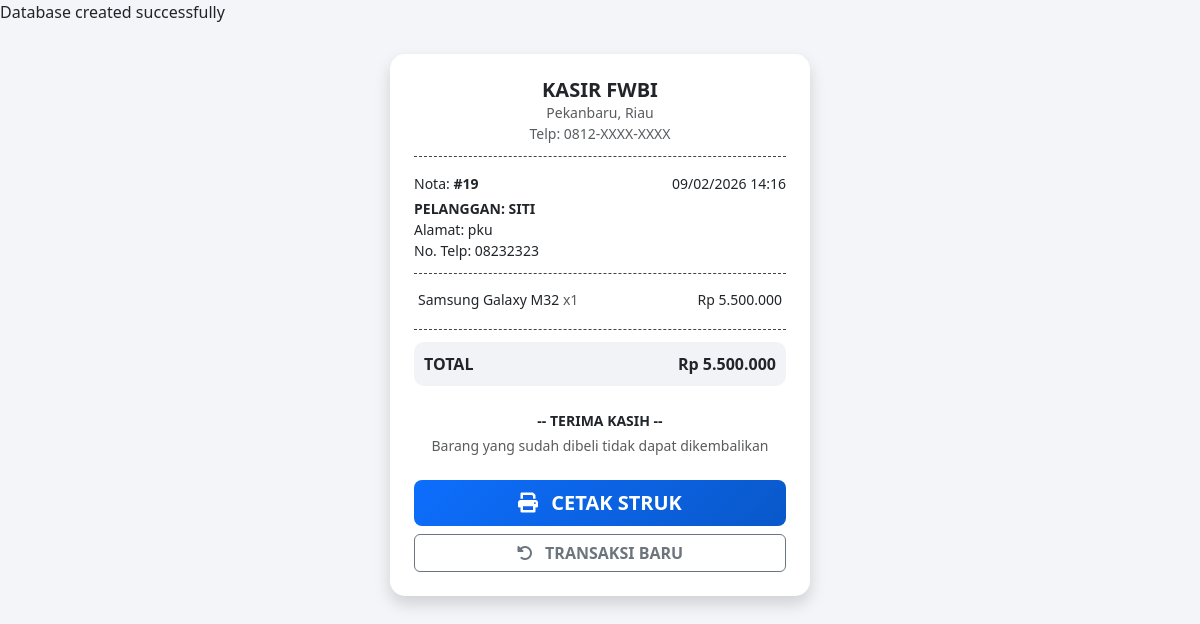
The page /petugas/penjualan/detail.php?id=19 (signed in) on the database its author committed.
### tables this page shows
CREATE TABLE `penjualan` (
  `PenjualanID` int(11) NOT NULL,
  `TanggalPenjualan` datetime NOT NULL DEFAULT current_timestamp(),
  `TotalHarga` decimal(10,2) NOT NULL,
  `PelangganID` int(11) NOT NULL
);

CREATE TABLE `pelanggan` (
  `PelangganID` int(11) NOT NULL,
  `NamaPelanggan` varchar(255) NOT NULL,
  `Alamat` text NOT NULL,
  `NomorTelepon` varchar(15) NOT NULL
);

CREATE TABLE `detailpenjualan` (
  `DetailID` int(11) NOT NULL,
  `PenjualanID` int(11) NOT NULL,
  `ProdukID` int(11) NOT NULL,
  `JumlahProduk` int(11) NOT NULL,
  `Subtotal` decimal(10,2) NOT NULL
);

CREATE TABLE `produk` (
  `ProdukID` int(11) NOT NULL,
  `NamaProduk` varchar(255) NOT NULL,
  `Harga` decimal(10,2) NOT NULL,
  `Stok` int(11) NOT NULL
);

### petugas/penjualan/detail.php (the view, shortened to what this page needs)
<?php
include '../../main/connect.php';
$id = $_GET['id'];
$query = mysqli_query($conn, "SELECT * FROM penjualan
         JOIN pelanggan ON penjualan.PelangganID = pelanggan.PelangganID
         WHERE PenjualanID = '$id'");
$data = mysqli_fetch_array($query);
?>
<!DOCTYPE html>
<html lang="id">
<head>
    <link href="https://cdn.jsdelivr.net/npm/bootstrap@5.3.0/dist/css/bootstrap.min.css" rel="stylesheet">
    <link href="https://cdnjs.cloudflare.com/ajax/libs/font-awesome/6.0.0/css/all.min.css" rel="stylesheet">
</head>
<body>
<div class="container">
    <div class="card card-nota shadow">
        <div class="card-body p-4">
            <div class="nota-header mb-3">
                <h5 class="fw-bold mb-0">KASIR FWBI</h5>
                <small class="text-muted">Pekanbaru, Riau</small><br>
                <small class="text-muted">Telp: 0812-XXXX-XXXX</small>
                <div class="dashed-line"></div>
            </div>
            <div class="row small mb-2">
                <div class="col-6">Nota: <b>#<?= $id; ?></b></div>
                <div class="col-6 text-end"><?= date('d/m/Y H:i', strtotime($data['TanggalPenjualan'])); ?></div>
                <div class="col-12 fw-bold text-uppercase mt-1">Pelanggan: <?= $data['NamaPelanggan']; ?></div>
                <div class="col-12">Alamat: <?= $data['Alamat']; ?></div>
                <div class="col-12">No. Telp: <?= $data['NomorTelepon']; ?></div>
            </div>
            <div class="dashed-line"></div>
            <table class="table table-sm table-borderless small">
                <tbody>
                    <?php
                    $detail = mysqli_query($conn, "SELECT * FROM detailpenjualan
                              JOIN produk ON detailpenjualan.ProdukID = produk.ProdukID
                              WHERE PenjualanID = '$id'");
                    while($d = mysqli_fetch_array($detail)){
                    ?>
                    <tr>
                        <td><?= $d['NamaProduk']; ?> <span class="text-muted">x<?= $d['JumlahProduk']; ?></span></td>
                        <td class="text-end">Rp <?= number_format($d['Subtotal'],0,',','.'); ?></td>
                    </tr>
                    <?php } ?>
                </tbody>
            </table>
            <div class="dashed-line"></div>
            <div class="total-box d-flex justify-content-between fw-bold">
                <span>TOTAL</span>
                <span>Rp <?= number_format($data['TotalHarga'],0,',','.'); ?></span>
            </div>
            <div class="text-center mt-4">
                <p class="small fw-bold mb-1">-- TERIMA KASIH --</p>
                <p class="small text-muted">Barang yang sudah dibeli tidak dapat dikembalikan</p>
            </div>
            <div class="no-print mt-4 d-grid gap-2">
                <button onclick="window.print()" class="btn btn-print btn-lg text-white fw-bold">
                    <i class="fas fa-print me-2"></i> CETAK STRUK
                </button>
                <a href="index.php" class="btn btn-outline-secondary fw-bold">
                    <i class="fas fa-rotate-left me-2"></i> TRANSAKSI BARU
                </a>
            </div>
        </div>
    </div>
</div>
</body>
</html>

### petugas/penjualan/detail.php (style rules this page uses)
body { background: #f3f5f9; font-family: "Segoe UI", sans-serif; }
.card-nota { max-width: 420px; margin: 30px auto; border-radius: 15px; border: none; }
.nota-header { text-align: center; }
.dashed-line { border-top: 1.5px dashed #444; margin: 12px 0; }
.total-box { background: #f1f3f7; padding: 10px; border-radius: 10px; }
.btn-print { background: linear-gradient(135deg,#0d6efd,#0a58ca); border: none; }

### rows shown on the page
penjualan: TanggalPenjualan "09/02/2026 14:16", PelangganID.NamaPelanggan "SITI", PelangganID.Alamat "pku", PelangganID.NomorTelepon "08232323", TotalHarga "5.500.000"
detailpenjualan: ProdukID.NamaProduk "Samsung Galaxy M32", JumlahProduk "1", Subtotal "5.500.000"

### other values the page prints
$id "19"
